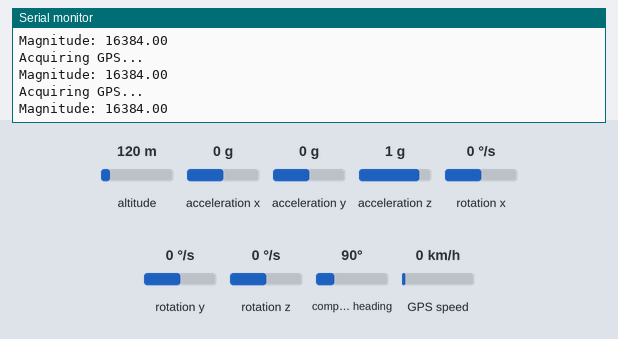
Simulated run of this sketch. Board: Arduino Uno, built with avr-gcc and run on an emulated ATmega328P. Parts: the last lines printed to the serial monitor. Inputs (shaded band) come from the test bench; at power-on: acceleration x 0 g, altitude 120 m, acceleration y 0 g, acceleration z 1 g, rotation x 0 °/s, rotation y 0 °/s, rotation z 0 °/s, compass heading 90°, GPS speed 0 km/h. The GPS gets a fix after 3 s at 37.7749, -122.4194 with 8 satellites. At 3.7 s the program stops and its outputs stay as they are.

Above: at 1.2 s.
1.3 s: acceleration x set to -1.4 g
At 2.7 s:
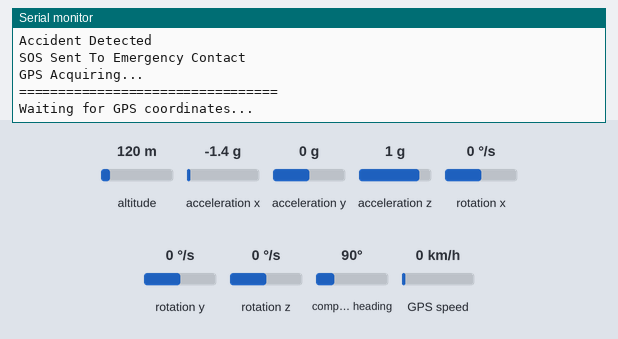
At 4.8 s:
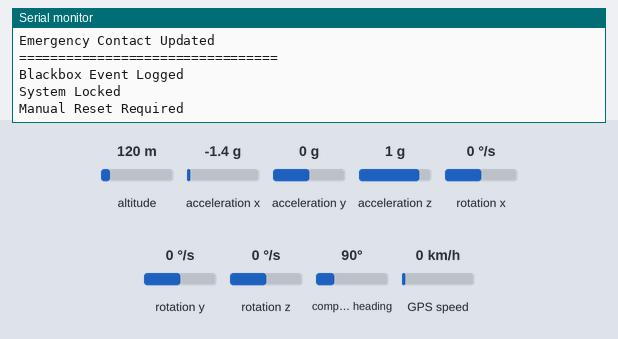

Measured:
- after the input at 1.3 s, the serial monitor: prints a new line after 0.27 s (image 1)

The sketch:

SmartVehicleBlackbox.ino
```cpp
#include <Wire.h>
#include <MPU6050.h>
#include <SoftwareSerial.h>
#include <TinyGPS++.h>
#include <math.h>


// -------- MPU6050 --------
MPU6050 mpu;


// -------- GPS --------
SoftwareSerial gpsSerial(4,3); // RX,TX
TinyGPSPlus gps;


void setup()
{
Serial.begin(9600);

Wire.begin();
mpu.initialize();

gpsSerial.begin(9600);

if(mpu.testConnection())
{
Serial.println("MPU6050 Connected");
}

Serial.println("Smart Vehicle Blackbox Ready");
}


void loop()
{

// ---------------- GPS READ ----------------
while(gpsSerial.available())
{
gps.encode(gpsSerial.read());
}


// ---------------- GPS STATUS ----------------
if(gps.location.isValid())
{
Serial.print("GPS: ");
Serial.print(gps.location.lat(),6);
Serial.print(",");
Serial.println(gps.location.lng(),6);
}
else
{
Serial.println("Acquiring GPS...");
}


// ---------------- MPU READ ----------------
int16_t ax,ay,az,gx,gy,gz;

mpu.getMotion6(&ax,&ay,&az,&gx,&gy,&gz);


// Acceleration magnitude
long magSquared=
(long)ax*ax+
(long)ay*ay+
(long)az*az;

float mag=sqrt(magSquared);


Serial.print("Magnitude: ");
Serial.println(mag);


// ---------------- ACCIDENT DETECTION ----------------
if(
mag>25000 ||
abs(ax)>18000 ||
abs(ay)>18000
)
{

Serial.println();
Serial.println("***** ACCIDENT DETECTED *****");

sendInitialAlert();

waitForGPSUpdate();

Serial.println("Blackbox Event Logged");
Serial.println("System Locked");
Serial.println("Manual Reset Required");

while(1); // freeze until reset

}


delay(500);

}


// ====================================
// Immediate Accident Alert
// ====================================

void sendInitialAlert()
{

Serial.println();
Serial.println("=================================");
Serial.println(" EMERGENCY ALERT SENT");
Serial.println("=================================");
Serial.println("Accident Detected");
Serial.println("SOS Sent To Emergency Contact");
Serial.println("GPS Acquiring...");
Serial.println("=================================");
Serial.println();

}


// ====================================
// Wait for GPS Follow-up Alert
// ====================================

void waitForGPSUpdate()
{

Serial.println("Waiting for GPS coordinates...");

unsigned long start=millis();

while(millis()-start<30000)
{

while(gpsSerial.available())
{
gps.encode(gpsSerial.read());
}

if(gps.location.isValid())
{
sendLocationUpdate();
return;
}

delay(500);

}

Serial.println("GPS Timeout - Location update pending");

}


// ====================================
// Location Update Alert
// ====================================

void sendLocationUpdate()
{

String location=
String(gps.location.lat(),6)+","+
String(gps.location.lng(),6);


Serial.println();
Serial.println("=================================");
Serial.println(" LOCATION UPDATE SENT");
Serial.println("=================================");

Serial.print("Coordinates: ");
Serial.println(location);

Serial.print("Maps Link: ");
Serial.print("https://maps.google.com/?q=");
Serial.println(location);

Serial.println("Emergency Contact Updated");
Serial.println("=================================");
Serial.println();

}
```
